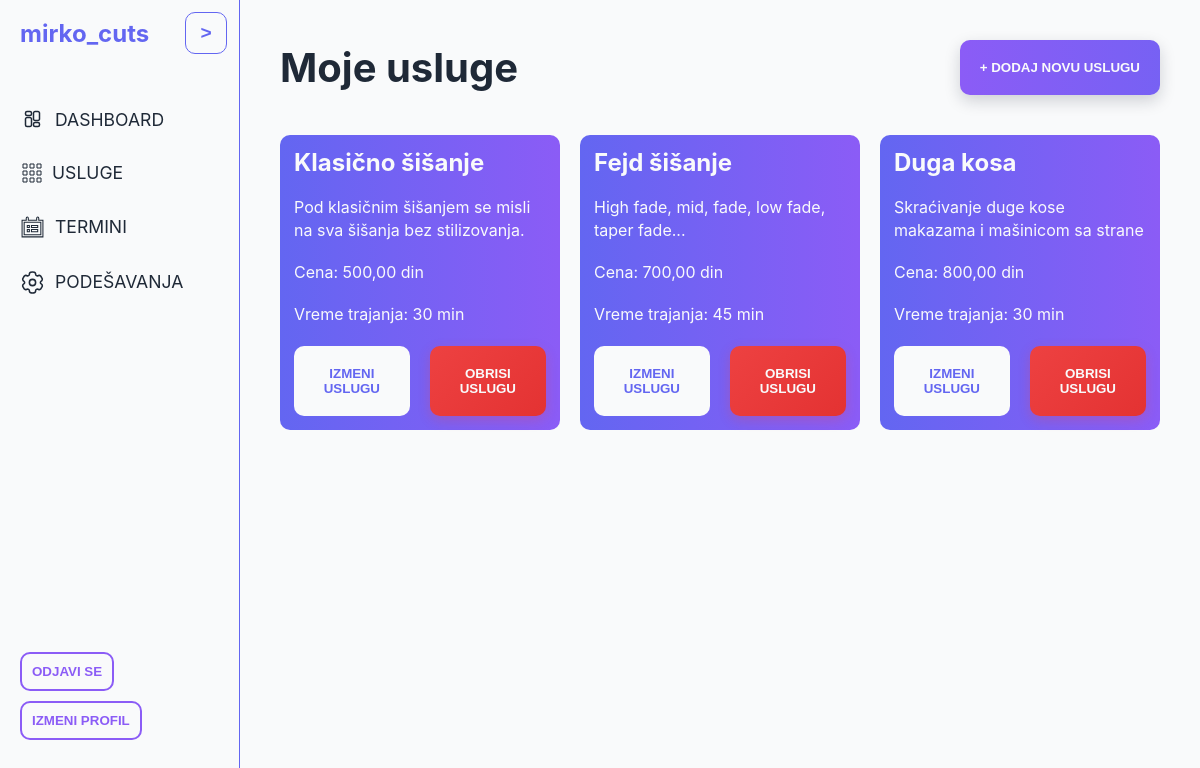
Screenshot of /salons/mirko_cuts/services/ (signed in) with the database file from the repository.
### salons/models.py (models this page shows, shortened)
class Salon(models.Model):
    owner = models.OneToOneField(User, on_delete=models.CASCADE)
    name = models.CharField(max_length=50, unique=True)
    description = models.TextField(unique=True)
    image = models.ImageField(default='img/barber_default.jpg')
    address = models.CharField(max_length=200, unique=True)
    phone = models.CharField(max_length=20, unique=True, blank=True)
    created_at = models.DateTimeField(auto_now_add=True)
    is_approved = models.BooleanField(default=False)
    is_active = models.BooleanField(default=False)
    slot_interval_minutes = models.PositiveSmallIntegerField(
        choices=[(15, '15 minuta'), (30, '30 minuta'), (60, '60 minuta')],
        default=30
    )
    class Meta:
        verbose_name_plural = "Saloni"

class Service(models.Model):
    salon = models.ForeignKey(Salon, on_delete=models.CASCADE, related_name='services')
    name = models.CharField(max_length=50, unique=True)
    description = models.TextField()
    price = models.DecimalField(max_digits=8, decimal_places=2)
    duration = models.IntegerField(help_text='Trajanje u minutima')
    class Meta:
        unique_together = ['salon', 'name']
        verbose_name_plural = "Usluge"

### salons/views.py (the view)
# urls.py: path('<str:salon_name>/services/', views.services_page, name='services_page'),
@require_barber_with_approved_salon
def services_page(request, salon_name):
    salon = get_object_or_404(Salon, name=salon_name)
    if not (request.user.is_superuser or request.user.is_staff):
        if salon.owner != request.user:
            return HttpResponseForbidden("Nemate dozvolu da vidite stranicu za usluge ovog salon")
    services = salon.services.all()
    return render(request, 'salons/services.html', {'salon': salon, 'services': services})

### salons/templates/salons/services.html (shortened to what this page needs)
{% extends "salons/salons_base.html" %}
{% block content %}
    <main>
        <section class="services-page-section">
            <div class="inline-div space-between">
                <h1>Moje usluge</h1>
                <button class="main-btn" id="addNewService" data-url="{% url 'salons:create_service' salon_name=salon.name %}">+ dodaj novu uslugu</button>
            </div>
            <div class="dashboard-appoitments">
                {% for service in services %}
                    <div class="card services">
                        <h3>{{ service.name }}</h3>
                        <p>{{ service.description }}</p>
                        <p>Cena: {{ service.price }} din</p>
                        <p>Vreme trajanja: {{ service.duration }} min</p>
                        <div class="inline-div">
                            <button class="card-btn" data-url="{% url 'salons:update_service' salon_name=salon.name service_id=service.id %}">izmeni uslugu</button>
                            <button class="delete-btn" data-url="{% url 'salons:delete_service' salon_name=salon.name service_id=service.id %}">obrisi uslugu</button>
                        </div>
                    </div>
                {% endfor %}
            </div>
        </section>
    </main>
{% endblock content %}

### salons/templates/salons/partials/salons_sidebar.html (shortened to what this page needs)
{% load static %}
<nav class="salons-sidebar" aria-label="Sidebar">
    <div class="sidebar-container">
        <div>
            <button class="sidebar-toggle" id="sidebarToggle" aria-label="Toggle sidebar" aria-expanded="true">
                <span class="sidebar-toggle-text" aria-hidden="true">&gt;</span>
            </button>
            <h3 class="sidebar-logo">{% if salon %}{{ salon.name }}{% else %}Novi salon{% endif %}</h3>
            <div>
                {% if salon %}
                <ul class="sidebar-links">
                    <li><a href="{% url 'salons:salon_dashboard' salon.name %}">
                        Dashboard
                    </a></li>
                    <li><a href="{% url 'salons:services_page' salon.name %}">
                        Usluge
                    </a></li>
                    <li><a href="{% url 'salons:appointments' salon.name %}">
                        Termini
                    </a></li>
                    <li><a href="{% url 'salons:edit_salon' salon.name %}">
                        Podešavanja
                    </a></li>
                </ul>
                {% endif %}
            </div>
        </div>
        <div class="sidebar-div">
            <form method="post" action="{% url 'logout' %}">
                <button class="sec-btn pad" id="logoutBtn" aria-label="Logout" type="submit">Odjavi se</button>
            </form>
            <button class="sec-btn pad" id="userEditBtn" type="button" data-url="{% url 'user_edit' %}">Izmeni profil</button>
        </div>
    </div>
</nav>

### static/css/main.css (style rules this page uses)
:root { --primary: #6366F1; --secondary: #8B5CF6; --accent: #F59E0B; --bg: #F9FAFB; --text: #1F2937; --todo: #374151; --progress: #78350F; --success: #10B981; --gradient90: linear-gradient(90deg, #6366F1, #8B5CF6); --gradient180: linear-gradient(180deg, #6366F1, #8B5CF6); --gradient270: linear-gradient(270deg, #6366F1, #8B5CF6); --gradient-delete: linear-gradient(135deg, #EF4444, #DC2626); }
* { box-sizing: border-box; margin: 0; padding: 0; }
html { scroll-behavior: smooth; }
body { font-family: 'Inter', sans-serif; font-size: 1rem; line-height: 1.4rem; color: var(--text); background-color: var(--bg); }
h1 { font-family: 'Inter', sans-serif; font-size: 2.5rem; line-height: 2.7rem; }
h3 { font-family: 'Inter', sans-serif; font-size: 1.5rem; line-height: 1.7rem; }
a { text-decoration: none; }
section { padding: 0 2vw; }
button { border: none; padding: 20px; border-radius: 10px; text-transform: uppercase; font-weight: 600; cursor: pointer; }
.main-btn { background-image: var(--gradient270); background-size: 200% 200%; background-position: 0% 50%; color: var(--bg); box-shadow: 0 6px 16px rgba(15, 23, 42, 0.18); transition: background-position 300ms ease, transform 300ms ease, box-shadow 300ms ease; }
.sec-btn { padding: 20px; border: 2px solid var(--secondary); background-color: transparent; color: var(--secondary); transition: all 300ms ease; }
.sec-btn.pad { padding: 10px; }
.card-btn { background-color: var(--bg); color: var(--primary); transition: all 300ms ease; }
.delete-btn { background-image: var(--gradient-delete); color: var(--bg); background-size: 200% 200%; background-position: 0% 50%; box-shadow: 0 4px 12px rgba(239, 68, 68, 0.25); transition: background-position 300ms ease, transform 300ms ease, box-shadow 300ms ease; }
.inline-div { display: flex; align-items: center; gap: 20px; }
.inline-div.space-between { width: 100%; justify-content: space-between; }

### salons/static/salons/css/salons.css (style rules this page uses)
:root { --sidebar-width: 20vw; --sidebar-peek: 56px; }
body { padding-left: var(--sidebar-width); transition: padding-left 200ms ease; }
section { padding: 5vh; }
.salons-sidebar { width: var(--sidebar-width); height: 100vh; position: fixed; left: 0; top: 0; bottom: 0; border-right: 1px solid var(--primary); transition: transform 200ms ease; }
.sidebar-container { display: flex; justify-content: space-between; flex-direction: column; height: 95%; padding: 20px; position: relative; }
.sidebar-div { display: flex; align-items: start; flex-direction: column; gap: 10px; }
.sidebar-toggle { position: absolute; top: 12px; right: 12px; display: inline-flex; align-items: center; justify-content: center; width: 36px; height: 36px; border-radius: 10px; border: 1px solid var(--primary); background: var(--bg); color: var(--primary); cursor: pointer; transition: all 200ms ease; }
.sidebar-toggle-text { display: block; font-size: 1.2rem; line-height: 1; transition: transform 200ms ease; }
.sidebar-logo { color: var(--primary); }
.sidebar-links { list-style: none; padding: 0; cursor: pointer; padding-top: 50px; }
.sidebar-links li { margin-left: -5px; margin-bottom: 10px; padding: 10px 5px; border-radius: 10px; transition: all 200ms ease; }
.sidebar-links li a { text-decoration: none; color: var(--text); font-size: 1.1rem; text-transform: uppercase; transition: all 200ms ease; display: flex; align-items: center; gap: 10px; }
.link-icon { width: 25px; height: 25px; fill: none; stroke: currentColor; }
.link-icon.smaller { width: 20px; height: 20px; margin-left: 2px; }
.dashboard-appoitments { display: grid; grid-template-columns: repeat(3, 1fr); gap: 20px; padding-top: 5vh; }
.card { display: flex; justify-content: space-between; flex-direction: column; gap: 20px; padding: 14px; border: none; border-radius: 10px; background-image: var(--gradient90); color: var(--bg); }

### rows the page displays
Salon: name "mirko_cuts"
Service: name "Klasično šišanje", description "Pod klasičnim šišanjem se misli na sva šišanja bez stilizovanja.", price "500,00", duration "30"
Service: name "Fejd šišanje", description "High fade, mid, fade, low fade, taper fade...", price "700,00", duration "45"
Service: name "Duga kosa", description "Skraćivanje duge kose makazama i mašinicom sa strane", price "800,00", duration "30"
